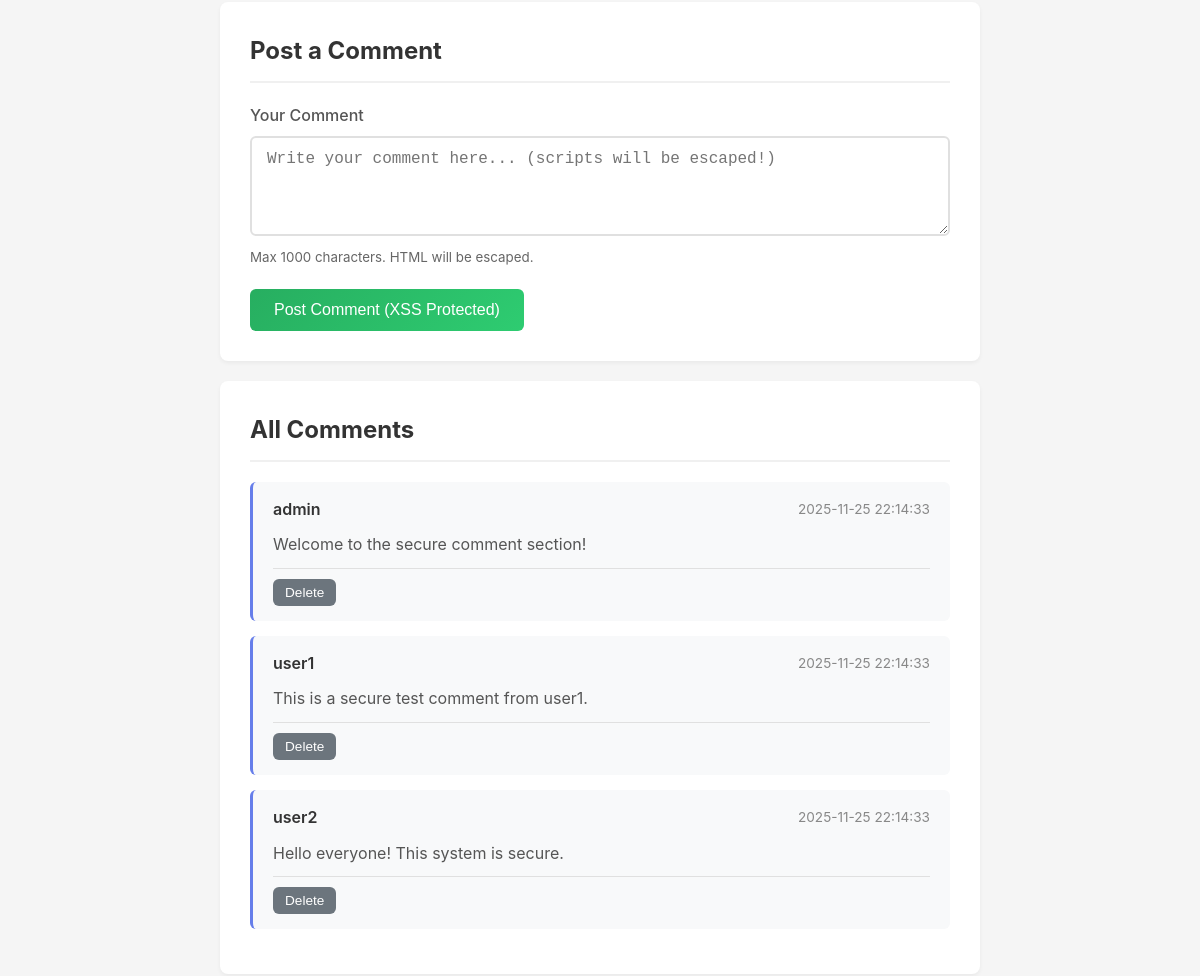
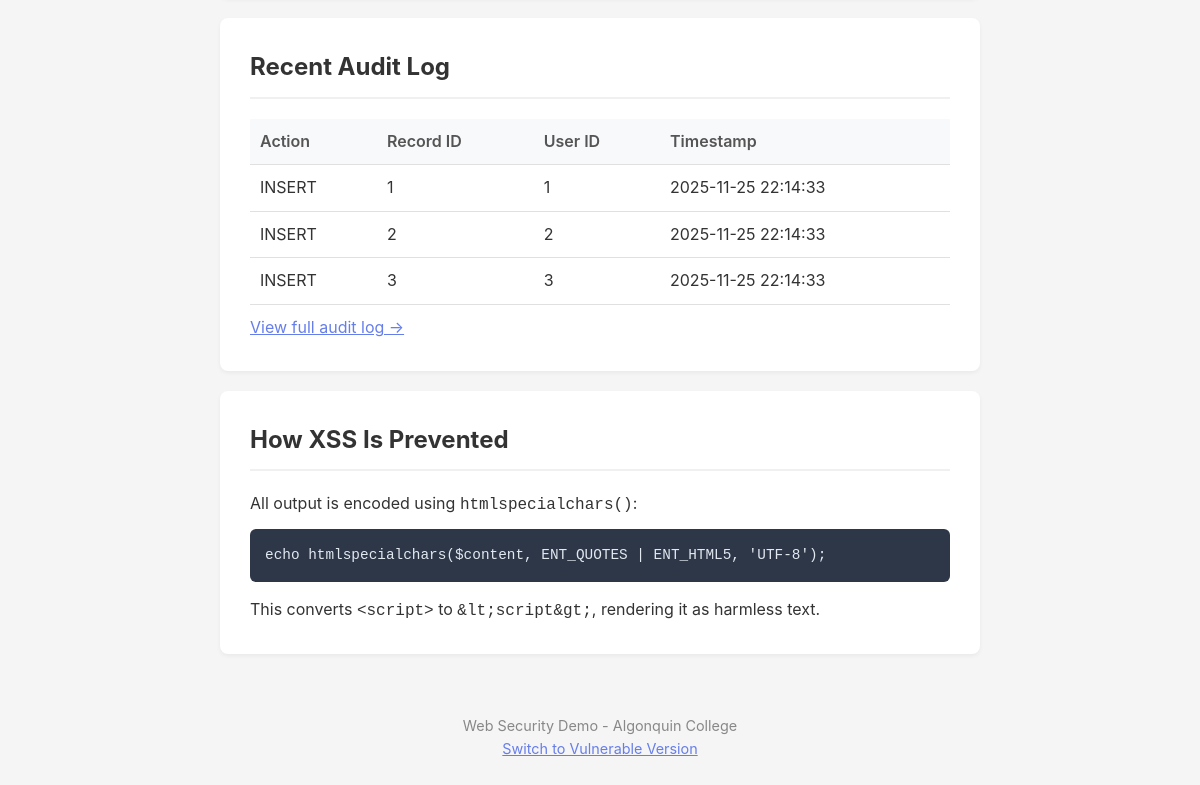
Page /web-security-demo/secure/comments.php (signed in, lower part) on the earlier database version (2 pictures, top to bottom).
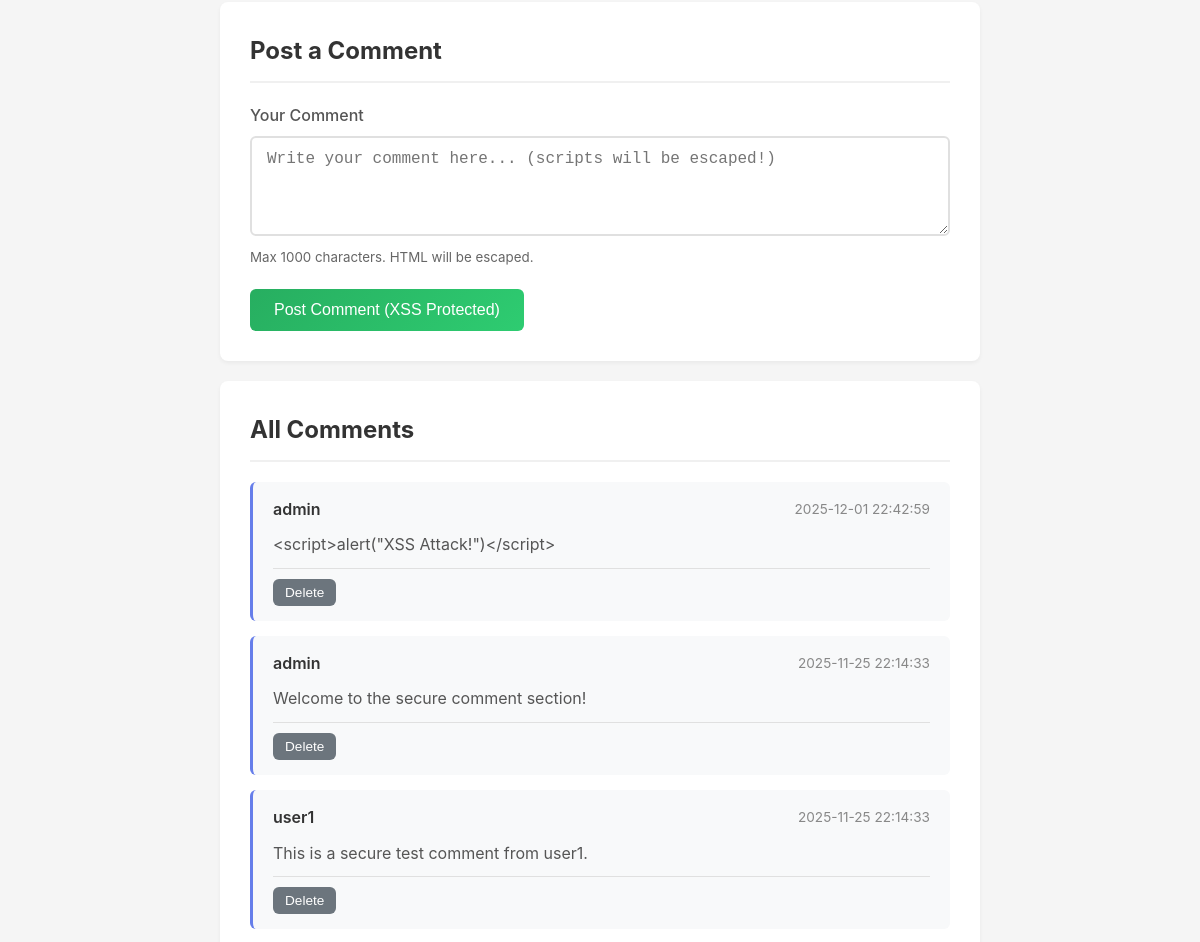
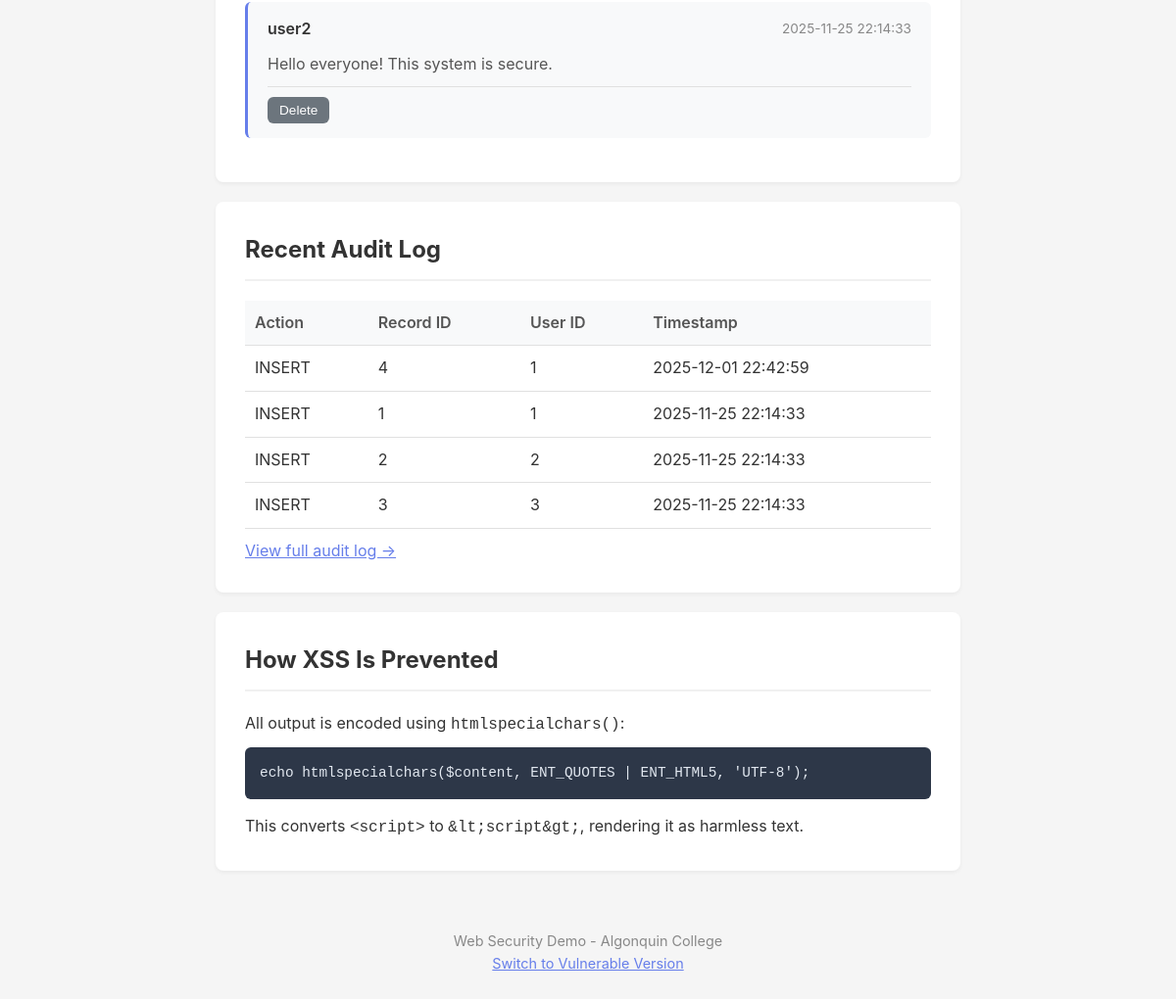
Same page on the later database version (2 pictures, top to bottom).
### tables this page shows
CREATE TABLE comments (
            id INTEGER PRIMARY KEY AUTOINCREMENT,
            user_id INTEGER NOT NULL,
            content TEXT NOT NULL,
            content_encrypted TEXT,
            created_at DATETIME DEFAULT CURRENT_TIMESTAMP,
            updated_at DATETIME DEFAULT CURRENT_TIMESTAMP,
            FOREIGN KEY (user_id) REFERENCES users(id)
        );

CREATE TABLE users (
            id INTEGER PRIMARY KEY AUTOINCREMENT,
            username TEXT NOT NULL UNIQUE,
            password_hash TEXT NOT NULL,
            email_encrypted TEXT,
            role TEXT DEFAULT 'user',
            created_at DATETIME DEFAULT CURRENT_TIMESTAMP,
            updated_at DATETIME DEFAULT CURRENT_TIMESTAMP
        );

CREATE TABLE audit_log (
            id INTEGER PRIMARY KEY AUTOINCREMENT,
            table_name TEXT NOT NULL,
            record_id INTEGER NOT NULL,
            action TEXT NOT NULL,
            user_id INTEGER,
            old_value TEXT,
            new_value TEXT,
            ip_address TEXT,
            created_at DATETIME DEFAULT CURRENT_TIMESTAMP
        );

### web-security-demo/secure/includes/sanitize.php (called while the page is built, shortened)
<?php
function encode_output(string $data): string {
    return htmlspecialchars($data, ENT_QUOTES | ENT_HTML5, 'UTF-8');
}

### web-security-demo/secure/includes/auth.php (called while the page is built, shortened)
<?php
function get_current_user_id(): ?int {
    return $_SESSION['user_id'] ?? null;
}
function is_admin(): bool {
    return isset($_SESSION['role']) && $_SESSION['role'] === 'admin';
}

### web-security-demo/secure/comments.php (the view, shortened to what the changed rows need)
<?php
require_once 'includes/db.php';
require_once 'includes/auth.php';
require_once 'includes/sanitize.php';
$user_id = get_current_user_id();
$search = $_GET['search'] ?? '';
$isSearching = !empty($search);
try {
    if ($isSearching) {
        $stmt = $pdo->prepare("
            SELECT c.id, c.content, c.created_at, c.user_id, u.username
            FROM comments c
            JOIN users u ON c.user_id = u.id
            WHERE c.content LIKE :search
            ORDER BY c.created_at DESC
        ");
        $stmt->execute([
            ':search' => '%' . $search . '%'
        ]);
    } else {
        $stmt = $pdo->query("
            SELECT c.id, c.content, c.created_at, c.user_id, u.username
            FROM comments c
            JOIN users u ON c.user_id = u.id
            ORDER BY c.created_at DESC
        ");
    }
    $comments = $stmt->fetchAll();
} catch (PDOException $e) {
    error_log('Comment fetch error: ' . $e->getMessage());
    $comments = [];
}
try {
    $auditStmt = $pdo->query("
        SELECT * FROM audit_log
        WHERE table_name = 'comments'
        ORDER BY created_at DESC
        LIMIT 5
    ");
    $auditLog = $auditStmt->fetchAll();
} catch (PDOException $e) {
    $auditLog = [];
}
?>
<!DOCTYPE html>
<html lang="en">
<head>
    <link rel="stylesheet" href="assets/style.css">
</head>
<body>
    <div class="container">
        <div class="card">
            <h2>Post a Comment</h2>
        </div>
        <div class="card">
            <h2>All Comments</h2>
            <?php if (empty($comments)): ?>
                <p style="color: #888; text-align: center; padding: 20px;">
                    No comments yet. Be the first to post!
                </p>
            <?php else: ?>
                <?php foreach ($comments as $comment): ?>
                    <div class="comment">
                        <div class="comment-header">
                            <span class="comment-author">
                                <?php echo encode_output($comment['username']); ?>
                            </span>
                            <span class="comment-date">
                                <?php echo encode_output($comment['created_at']); ?>
                            </span>
                        </div>
                        <div class="comment-content">
                            <?php
                            echo encode_output($comment['content']);
                            ?>
                        </div>
                        <?php if ($comment['user_id'] == $user_id || is_admin()): ?>
                        <div class="comment-actions">
                            <form action="comments.php" method="POST" style="display: inline;">
                                <button type="submit" class="btn btn-sm btn-secondary"
                                        onclick="return confirm('Delete this comment?')">Delete</button>
                            </form>
                        </div>
                        <?php endif; ?>
                    </div>
                <?php endforeach; ?>
            <?php endif; ?>
        </div>
        <?php if (!empty($auditLog)): ?>
        <div class="card">
            <h2>Recent Audit Log</h2>
            <table class="audit-table">
                <thead>
                    <tr>
                        <th>Action</th>
                        <th>Record ID</th>
                        <th>User ID</th>
                        <th>Timestamp</th>
                    </tr>
                </thead>
                <tbody>
                    <?php foreach ($auditLog as $log): ?>
                    <tr>
                        <td><?php echo encode_output($log['action']); ?></td>
                        <td><?php echo encode_output($log['record_id']); ?></td>
                        <td><?php echo encode_output($log['user_id'] ?? 'N/A'); ?></td>
                        <td><?php echo encode_output($log['created_at']); ?></td>
                    </tr>
                    <?php endforeach; ?>
                </tbody>
            </table>
        </div>
        <?php endif; ?>
        <div class="card">
            <h2>How XSS Is Prevented</h2>
        </div>
    </div>
</body>
</html>

Differences in the rows shown:
added comments: user.username "admin", created_at "2025-12-01 22:42:59", content "<script>alert(\"XSS Attack!\")</script>"
added audit_log: action "INSERT", record "4", user "1", created_at "2025-12-01 22:42:59"
